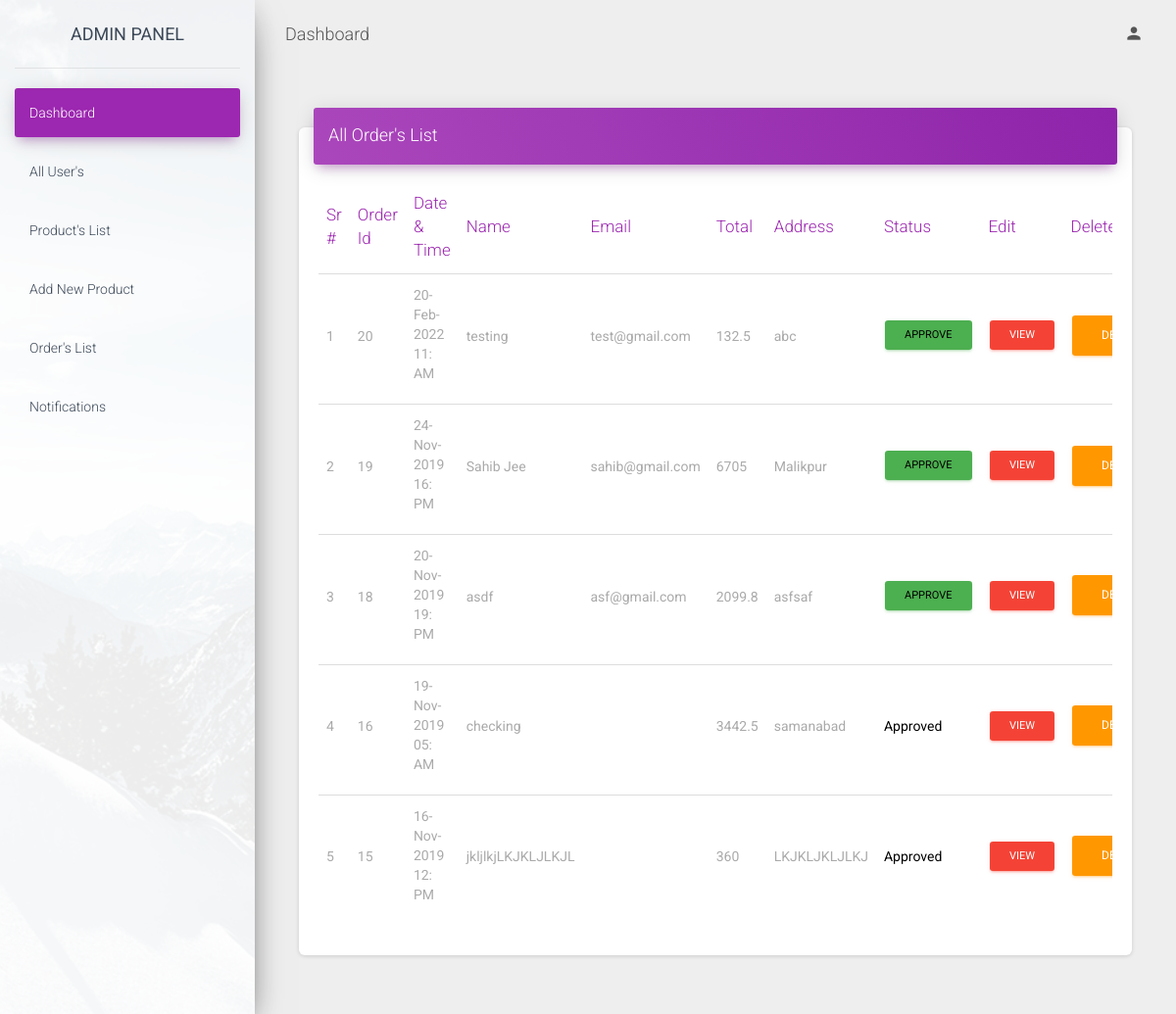
The app's page /admin/all_orders.php (signed in) with its own data.
### tables this page shows
CREATE TABLE `checkout_proceed` (
  `id` int(11) NOT NULL,
  `user_id` int(11) NOT NULL,
  `name` varchar(250) NOT NULL,
  `email` varchar(50) NOT NULL,
  `grand_total` float NOT NULL,
  `address` text NOT NULL,
  `item_quenty` int(11) NOT NULL,
  `status` int(11) NOT NULL DEFAULT 0,
  `created_at` timestamp NOT NULL DEFAULT current_timestamp(),
  `customer_phone` varchar(25) NOT NULL,
  `city_town` varchar(25) NOT NULL,
  `post_code` varchar(25) NOT NULL
);

### admin/all_orders.php (the view, shortened to what this page needs)
<?php
  include 'header.php';
?>
  <div class="wrapper ">
    <?php include 'sidebar.php'; ?>
    <div class="main-panel">
      <?php include 'navbar.php'; ?>
      <div class="content">
        <div class="container-fluid">
          <div class="row">
            <div class="col-md-12">
              <div class="card">
                <div class="card-header card-header-primary">
                  <h4 class="card-title ">All Order's List</h4>
                </div>
                <div class="card-body">
                  <div class="table-responsive">
                    <table class="table">
                      <thead class=" text-primary">
                        <th>Sr #</th>
                        <th>Order Id</th>
                        <th>Date & Time</th>
                        <th>Name</th>
                        <th>Email</th>
                        <th>Total</th>
                        <th>Address</td>
                        <th>Status</th>
                        <th>Edit</th>
                        <th>Delete</th>
                      </thead>
                      <?php
                        include 'includes/conn.php';
                        $id = 0;
                        $checkout_proceed = "SELECT * FROM checkout_proceed ORDER BY id DESC ";
                        $checkout_proceed_result = mysqli_query($conn, $checkout_proceed);
                        if (mysqli_num_rows($checkout_proceed_result) > 0) {
                        while($row = mysqli_fetch_assoc($checkout_proceed_result)) {
                          $id++;
                            ?>
                            <tr class="row<?php echo $row['id'];?>">
                              <td><label><?php echo $id?></label></td>
                              <td><label><?php echo $row["id"];?></label></td>
                              <td><label><?php echo date('d-M-Y H: A' , strtotime($row["created_at"]));?></label></td>
                              <td><label><?php echo $row["name"];?></label></td>
                              <td><label><?php echo $row["email"];?></label></td>
                              <td><label><?php echo $row["grand_total"];?></label></td>
                              <td><label><?php echo $row["address"];?></label></td>
                              <td class="approvtext<?php echo $row['id']; ?>">
                                 <label style="color: black">
                                 <?php
                                    if (isset($row['status']) && $row['status'] == 1) {
                                    echo 'Approved';
                                  }else{ ?>
                                 <a class="btn btn-success btn-sm" onclick="makeapprove(<?php echo $row['id']; ?>);"> Approve </a></label>
                                 <?php }
                                 ?>
                              </td>
                              <td><label><a href="#" class="btn btn-danger btn-sm" name="edit" data-target='#myModal' onclick="getidinmodal(<?php echo $row['id'];?>)"  >View</a></label></td>
                              <td><label><a href="delet_order.php?id=<?php echo $row['id'];?>" class="btn btn-warning" name="delete">Delete</a></label></td>
                            </tr>
                            <?php
                            }
                        } else {
                            echo "<tr><th clospan='9'>0 results</th></tr>";
                        }
                        ?>
                    </table>
                  </div>
                </div>
              </div>
            </div>
          </div>
        </div>
      </div>
<?php
  include 'footer.php';
?>

### admin/assets/css/login.css (style rules this page uses)
.row { margin: 0 !important }

### records on screen
checkout_proceed: id "20", created_at "20-Feb-2022 11: AM", name "testing", email "test@gmail.com", grand_total "132.5", address "abc"
checkout_proceed: id "19", created_at "24-Nov-2019 16: PM", name "Sahib Jee", email "sahib@gmail.com", grand_total "6705", address "Malikpur"
checkout_proceed: id "18", created_at "20-Nov-2019 19: PM", name "asdf", email "asf@gmail.com", grand_total "2099.8", address "asfsaf"
checkout_proceed: id "16", created_at "19-Nov-2019 05: AM", name "checking", grand_total "3442.5", address "samanabad", status "Approved"
checkout_proceed: id "15", created_at "16-Nov-2019 12: PM", name "jkljlkjLKJKLJLKJL", grand_total "360", address "LKJKLJKLJLKJ", status "Approved"
